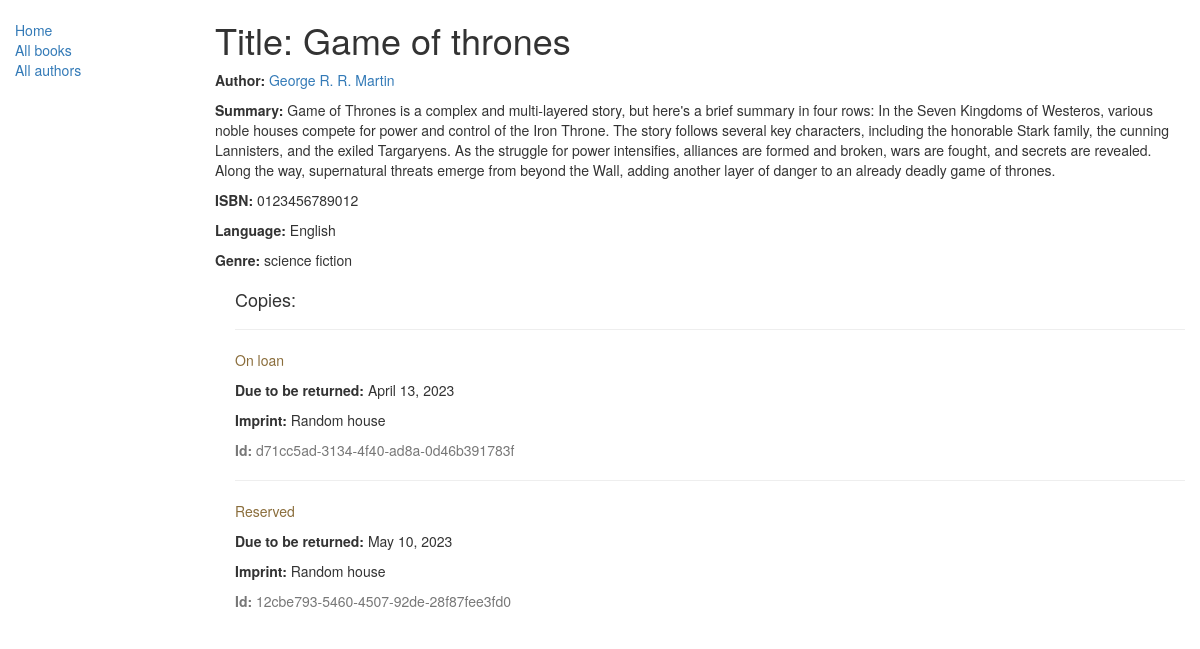
/catalog/book/1, run on the app's committed database.
### catalog/models.py (models this page shows, shortened)
class Book(models.Model):
    title = models.CharField(max_length=100, help_text="Enter the book's title")
    author = models.ForeignKey('Author', on_delete=models.SET_NULL, null=True)
    summary = models.TextField(max_length=1000, help_text='Enter a brief description of the book')
    isbn = models.CharField('ISBN',max_length=13, help_text='13 Caracteres <a target="_blank" href="https://www.isbn-international.org/content/what-isbn">ISBN number</a>')
    genre = models.ManyToManyField('Genre', help_text='choose a genre for this book')
    language = models.ForeignKey('Language', on_delete=models.SET_NULL, null=True, blank=True)
    def display_genre(self):
        return ', '.join([genre.name for genre in self.genre.all()[:3]])
    display_genre.short_description = 'Genre'
    class Meta:
        ordering = ['title', 'author']

class Author(models.Model):
    name = models.CharField(max_length=50)
    date_of_birth = models.DateField(null=True, blank=True)
    date_of_death = models.DateField('Dead', null=True, blank=True)
    def __str__(self):
        return self.name
    class Meta:
        ordering=["name"]

class Language(models.Model):
    name = models.CharField(max_length=20)
    def __str__(self):
        return self.name

class Genre(models.Model):
    name = models.CharField(max_length=50, help_text="Enter the genre's name, e.g., fiction, drama, anime, etc.")
    def __str__(self):
        return self.name

class BookInstance(models.Model):
    id = models.UUIDField(primary_key=True, default=uuid.uuid4, help_text='ID unico para este libro en toda la biblioteca')
    due_back = models.DateField(null=True, blank=True)
    LOAN_STATUS = (
        ('m','Maintenance'),
        ('o','On loan'),
        ('a','Available'),
        ('r','Reserved'),
    )
    status = models.CharField(max_length=1, choices=LOAN_STATUS, blank=True, default='m', help_text='book availability')
    book = models.ForeignKey('Book', on_delete=models.SET_NULL, null=True)
    imprint = models.CharField(max_length=200)
    class Meta:
        ordering = ["due_back"]

### catalog/views.py (the view)
# urls.py: path('book/<int:pk>', views.BookDetailView.as_view() , name='book-detail'),
class BookDetailView(generic.DetailView):
    model = Book

### catalog/templates/catalog/book_detail.html
{% extends "base_generic.html" %}
{% block content %}
  <h1>Title: {{ book.title }}</h1>
  <p><strong>Author:</strong> <a href="{%url 'author-detail' book.author.pk %}">{{ book.author }}</a></p>
  <p><strong>Summary:</strong> {{ book.summary }}</p>
  <p><strong>ISBN:</strong> {{ book.isbn }}</p>
  <p><strong>Language:</strong> {{ book.language }}</p>
  <p><strong>Genre:</strong> {% for genre in book.genre.all %} {{ genre }}{% if not forloop.last %}, {% endif %}{% endfor %}</p>
  <div style="margin-left:20px;margin-top:20px">
    <h4>Copies: {{copies}}</h4>
    {% for copy in book.bookinstance_set.all %}
    <hr>
    <p class="{% if copy.status == 'a' %}text-success{% elif copy.status == 'm' %}text-danger{% else %}text-warning{% endif %}">{{ copy.get_status_display }}</p>
    {% if copy.status != 'a' %}<p><strong>Due to be returned:</strong> {{copy.due_back}}</p>{% endif %}
    <p><strong>Imprint:</strong> {{copy.imprint}}</p>
    <p class="text-muted"><strong>Id:</strong> {{copy.id}}</p>
    {% endfor %}
  </div>
{% endblock %}

### data on the page
Book: title "Game of thrones", author "George R. R. Martin", summary "Game of Thrones is a complex and multi-layered story, but here's a brief summary in four rows: In the Seven Kingdoms of Westeros, various noble houses compete for power and control of the Iron Throne. The story follows several key characters, including the honorable Stark family, the cunning Lannisters, and the exiled Targaryens. As the struggle for power intensifies, alliances are formed and broken, wars are fought, and secrets are revealed. Along the way, supernatural threats emerge from beyond the Wall, adding another layer of danger to an already deadly game of thrones.", isbn "0123456789012", language "English"
Genre: name "science fiction"
BookInstance: status "On loan", due_back "April 13, 2023", imprint "Random house", id "d71cc5ad-3134-4f40-ad8a-0d46b391783f"
BookInstance: status "Reserved", due_back "May 10, 2023", imprint "Random house", id "12cbe793-5460-4507-92de-28f87fee3fd0"
